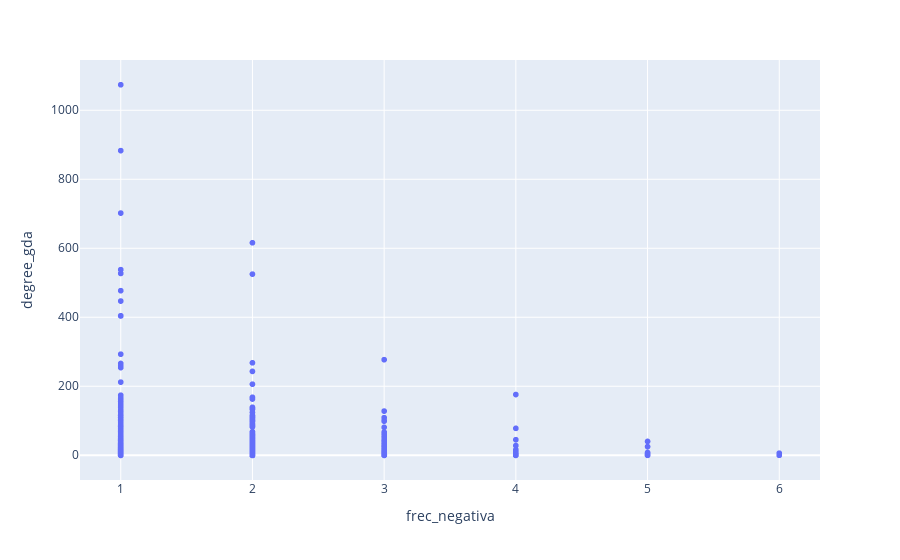

This figure's notebook cell:
### Code cell
supervision_edges = new_df["gene_protein","gda","disease"]["supervision_edges"]
frec_negativa = supervision_edges[supervision_edges.label==0].disease.value_counts()
frec_positiva = supervision_edges[supervision_edges.label == 1].disease.value_counts()

frec_negativa_df = pd.merge(frec_negativa, node_info[["degree_gda","node_index"]].set_index("node_index"),right_index=True,left_index=True,how="left").rename(columns={"disease":"frec_negativa"})
frec_positiva_df = pd.merge(frec_positiva, node_info[["degree_gda","node_index"]].set_index("node_index"),right_index=True,left_index=True,how="left").rename(columns={"disease":"frec_positiva"})

fig1 = px.scatter(frec_negativa_df,"frec_negativa","degree_gda")
fig2 = px.scatter(frec_positiva_df,"frec_positiva","degree_gda")

fig1.show()

### Figure 1 — Plotly figure (JSON) as saved in the notebook; plotly's stock layout.template omitted (floating-point values rounded to 4 significant figures; data arrays with more than 128 entries replaced by an {"elided": "..."} marker saying what was removed)
{"data": [{"hovertemplate": "frec_negativa=%{x}<br>degree_gda=%{y}<extra></extra>", "legendgroup": "", "marker": {"color": "#636efa", "symbol": "circle"}, "mode": "markers", "name": "", "showlegend": false, "type": "scattergl", "x": {"elided": "9096 int values"}, "xaxis": "x", "y": {"elided": "9096 int values"}, "yaxis": "y"}], "layout": {"legend": {"tracegroupgap": 0}, "margin": {"t": 60}, "xaxis": {"anchor": "y", "domain": [0, 1], "title": {"text": "frec_negativa"}}, "yaxis": {"anchor": "x", "domain": [0, 1], "title": {"text": "degree_gda"}}}}
